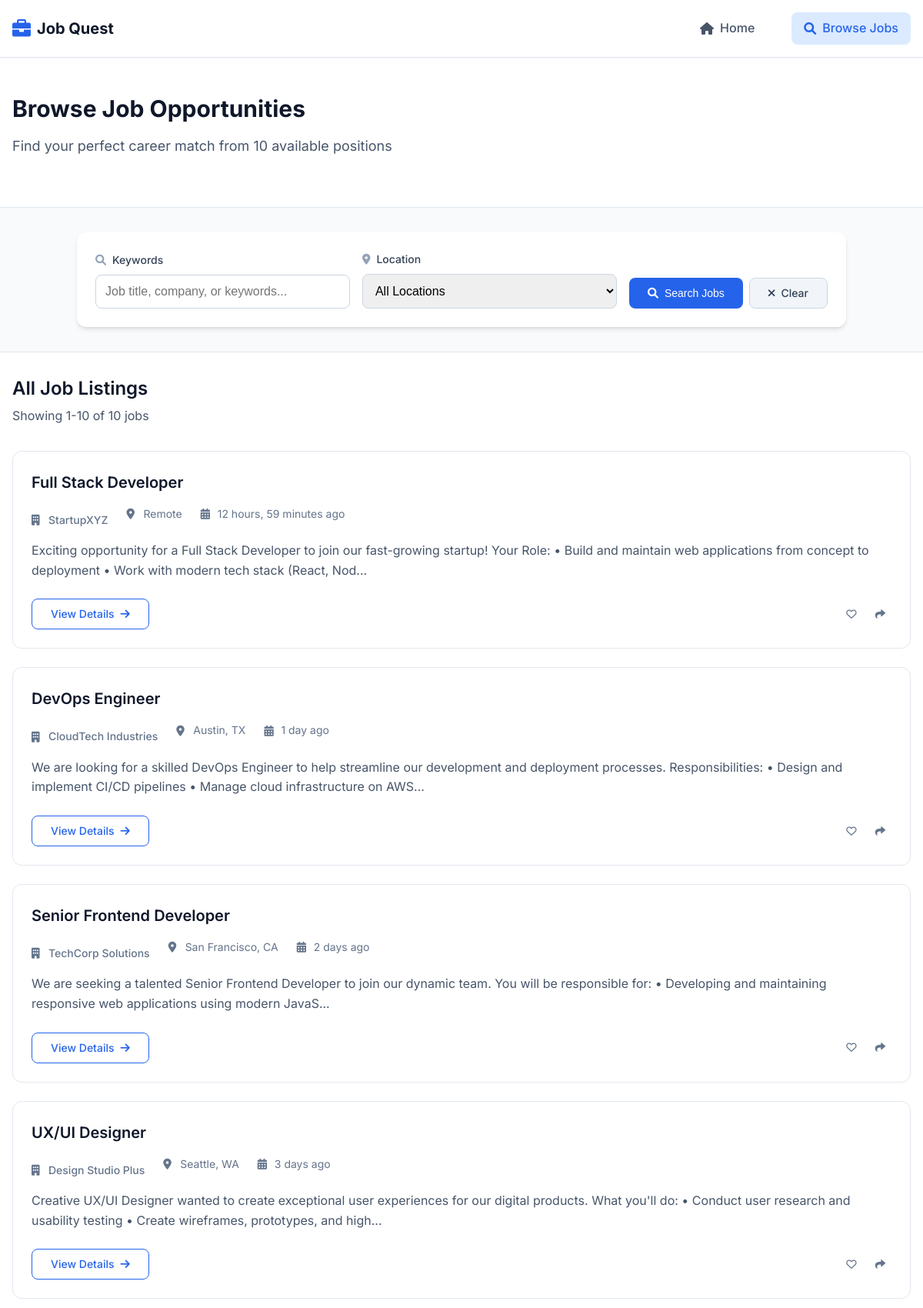
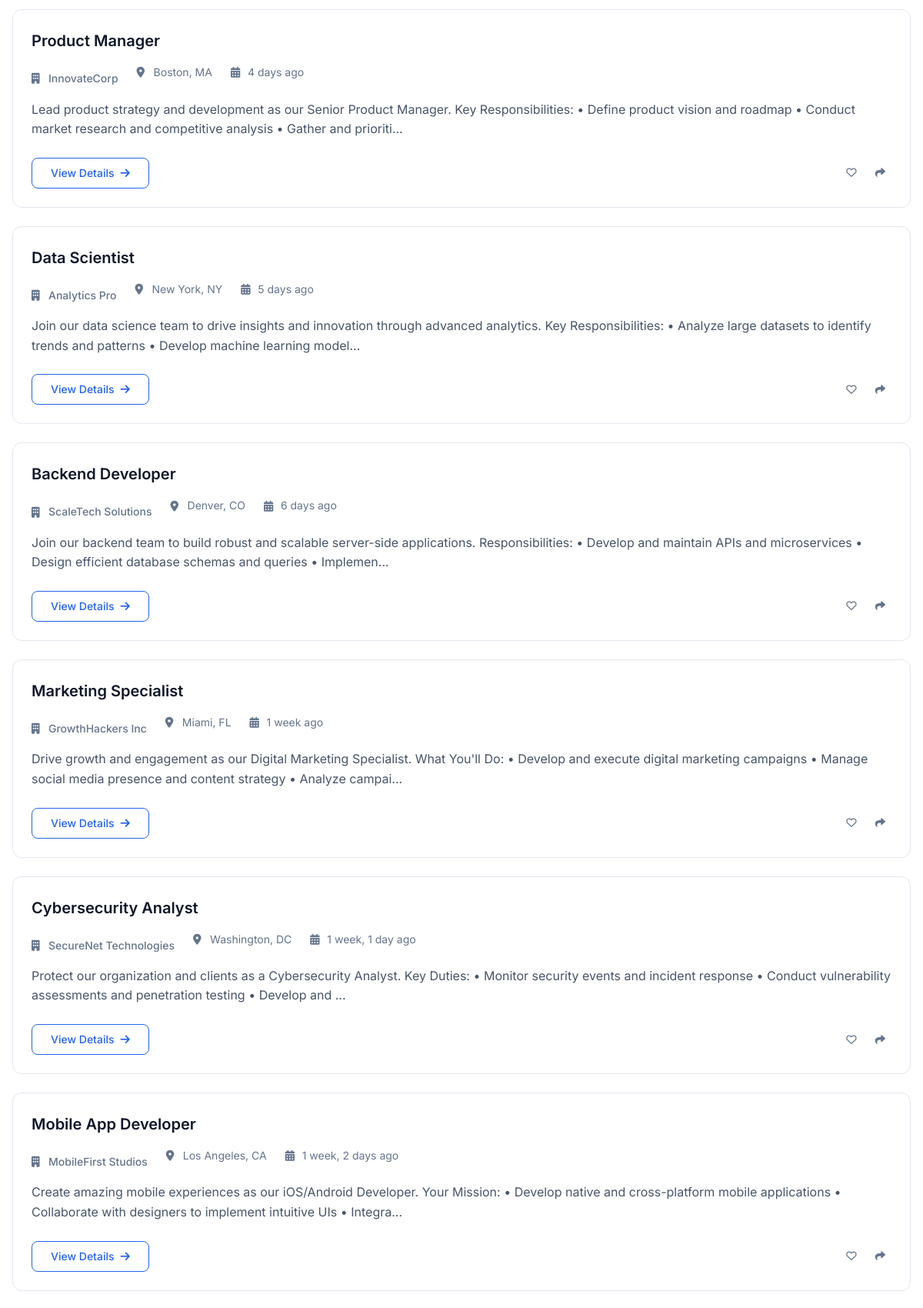
Screenshot of /jobs/ (upper part) with the database file from the repository (2 pictures, top to bottom).
### jobs/models.py (models this page shows, shortened)
class Job(models.Model):
    title = models.CharField(max_length=200, help_text="Job title")
    company_name = models.CharField(max_length=150, help_text="Name of the hiring company")
    description = models.TextField(help_text="Detailed job description")
    location = models.CharField(max_length=150, help_text="Job location (city, state, remote, etc.)")
    posting_date = models.DateTimeField(default=timezone.now, help_text="Date when job was posted")
    created_at = models.DateTimeField(auto_now_add=True)
    updated_at = models.DateTimeField(auto_now=True)
    is_active = models.BooleanField(default=True, help_text="Whether the job posting is active")
    class Meta:
        ordering = ['-posting_date']
        verbose_name = "Job"
        verbose_name_plural = "Jobs"
    def get_short_description(self):
        if len(self.description) > 200:
            return self.description[:200] + "..."
        return self.description

### jobs/views.py (the view)
# urls.py: path('jobs/', views.job_list, name='job_list'),
def job_list(request):
    search_query = request.GET.get('search', '')
    location_filter = request.GET.get('location', '')
    jobs = Job.objects.filter(is_active=True)
    if search_query:
        jobs = jobs.filter(
            Q(title__icontains=search_query) |
            Q(company_name__icontains=search_query) |
            Q(description__icontains=search_query)
        )
    if location_filter:
        jobs = jobs.filter(location__icontains=location_filter)
    paginator = Paginator(jobs, 10)  # Show 10 jobs per page
    page_number = request.GET.get('page')
    page_obj = paginator.get_page(page_number)
    locations = Job.objects.filter(is_active=True).values_list('location', flat=True).distinct()
    context = {
        'page_obj': page_obj,
        'search_query': search_query,
        'location_filter': location_filter,
        'locations': locations,
        'total_jobs': jobs.count(),
    }
    return render(request, 'jobs/job_list.html', context)

### jobs/templates/jobs/job_list.html (shortened to what this page needs)
{% extends 'jobs/base.html' %}
{% block content %}
<section class="page-header">
    <div class="container">
        <h1 class="page-title">Browse Job Opportunities</h1>
        <p class="page-subtitle">Find your perfect career match from {{ total_jobs }} available positions</p>
    </div>
</section>
<section class="job-search">
    <div class="container">
        <div class="search-container">
            <form method="GET" class="search-form">
                <div class="search-row">
                    <div class="search-field">
                        <label for="search" class="search-label">
                            <i class="fas fa-search"></i>
                            Keywords
                        </label>
                        <input type="text"
                               id="search"
                               name="search"
                               placeholder="Job title, company, or keywords..."
                               value="{{ search_query }}"
                               class="search-input">
                    </div>
                    <div class="search-field">
                        <label for="location" class="search-label">
                            <i class="fas fa-map-marker-alt"></i>
                            Location
                        </label>
                        <select id="location" name="location" class="search-select">
                            <option value="">All Locations</option>
                        </select>
                    </div>
                    <div class="search-actions">
                        <button type="submit" class="btn btn-primary">
                            <i class="fas fa-search"></i>
                            Search Jobs
                        </button>
                        <a href="{% url 'job_list' %}" class="btn btn-secondary">
                            <i class="fas fa-times"></i>
                            Clear
                        </a>
                    </div>
                </div>
            </form>
        </div>
    </div>
</section>
<section class="job-results">
    <div class="container">
        <div class="results-header">
            <div class="results-info">
                <h2 class="results-title">
                    {% if search_query or location_filter %}
                        Search Results
                    {% else %}
                        All Job Listings
                    {% endif %}
                </h2>
                <p class="results-count">
                    Showing {{ page_obj.start_index }}-{{ page_obj.end_index }} of {{ total_jobs }} jobs
                </p>
            </div>
        </div>
        {% if page_obj %}
            <div class="job-list">
                {% for job in page_obj %}
                    <article class="job-item">
                        <div class="job-item-header">
                            <h3 class="job-item-title">
                                <a href="{% url 'job_detail' job.id %}">{{ job.title }}</a>
                            </h3>
                            <div class="job-item-meta">
                                <span class="job-company">
                                    <i class="fas fa-building"></i>
                                    {{ job.company_name }}
                                </span>
                                <span class="job-location">
                                    <i class="fas fa-map-marker-alt"></i>
                                    {{ job.location }}
                                </span>
                                <span class="job-date">
                                    <i class="fas fa-calendar-alt"></i>
                                    {{ job.posting_date|timesince }} ago
                                </span>
                            </div>
                        </div>
                        <div class="job-item-body">
                            <p class="job-item-description">{{ job.get_short_description }}</p>
                        </div>
                        <div class="job-item-footer">
                            <a href="{% url 'job_detail' job.id %}" class="btn btn-outline">
                                View Details
                                <i class="fas fa-arrow-right"></i>
                            </a>
                            <div class="job-actions">
                                <button class="btn-icon" title="Save Job">
                                    <i class="far fa-heart"></i>
                                </button>
                                <button class="btn-icon" title="Share Job">
                                    <i class="fas fa-share"></i>
                                </button>
                            </div>
                        </div>
                    </article>
                {% endfor %}
            </div>
        {% endif %}
    </div>
</section>
{% endblock %}

### rows the page displays
Job: title "Full Stack Developer", company_name "StartupXYZ", location "Remote", posting_date "12 hours, 59 minutes", get_short_description "Exciting opportunity for a Full Stack Developer to join our fast-growing startup! Your Role: • Build and maintain web applications from concept to deployment • Work with modern tech stack (React, Nod..."
Job: title "DevOps Engineer", company_name "CloudTech Industries", location "Austin, TX", posting_date "1 day", get_short_description "We are looking for a skilled DevOps Engineer to help streamline our development and deployment processes. Responsibilities: • Design and implement CI/CD pipelines • Manage cloud infrastructure on AWS..."
Job: title "Senior Frontend Developer", company_name "TechCorp Solutions", location "San Francisco, CA", posting_date "2 days", get_short_description "We are seeking a talented Senior Frontend Developer to join our dynamic team. You will be responsible for: • Developing and maintaining responsive web applications using modern JavaS..."
Job: title "UX/UI Designer", company_name "Design Studio Plus", location "Seattle, WA", posting_date "3 days", get_short_description "Creative UX/UI Designer wanted to create exceptional user experiences for our digital products. What you'll do: • Conduct user research and usability testing • Create wireframes, prototypes, and high..."
Job: title "Product Manager", company_name "InnovateCorp", location "Boston, MA", posting_date "4 days", get_short_description "Lead product strategy and development as our Senior Product Manager. Key Responsibilities: • Define product vision and roadmap • Conduct market research and competitive analysis • Gather and prioriti..."
Job: title "Data Scientist", company_name "Analytics Pro", location "New York, NY", posting_date "5 days", get_short_description "Join our data science team to drive insights and innovation through advanced analytics. Key Responsibilities: • Analyze large datasets to identify trends and patterns • Develop machine learning model..."
Job: title "Backend Developer", company_name "ScaleTech Solutions", location "Denver, CO", posting_date "6 days", get_short_description "Join our backend team to build robust and scalable server-side applications. Responsibilities: • Develop and maintain APIs and microservices • Design efficient database schemas and queries • Implemen..."
Job: title "Marketing Specialist", company_name "GrowthHackers Inc", location "Miami, FL", posting_date "1 week", get_short_description "Drive growth and engagement as our Digital Marketing Specialist. What You'll Do: • Develop and execute digital marketing campaigns • Manage social media presence and content strategy • Analyze campai..."
Job: title "Cybersecurity Analyst", company_name "SecureNet Technologies", location "Washington, DC", posting_date "1 week, 1 day", get_short_description "Protect our organization and clients as a Cybersecurity Analyst. Key Duties: • Monitor security events and incident response • Conduct vulnerability assessments and penetration testing • Develop and ..."
Job: title "Mobile App Developer", company_name "MobileFirst Studios", location "Los Angeles, CA", posting_date "1 week, 2 days", get_short_description "Create amazing mobile experiences as our iOS/Android Developer. Your Mission: • Develop native and cross-platform mobile applications • Collaborate with designers to implement intuitive UIs • Integra..."

### other values shown
{{ total_jobs }} "10"
{{ page_obj.start_index }} "1"
{{ page_obj.end_index }} "10"
